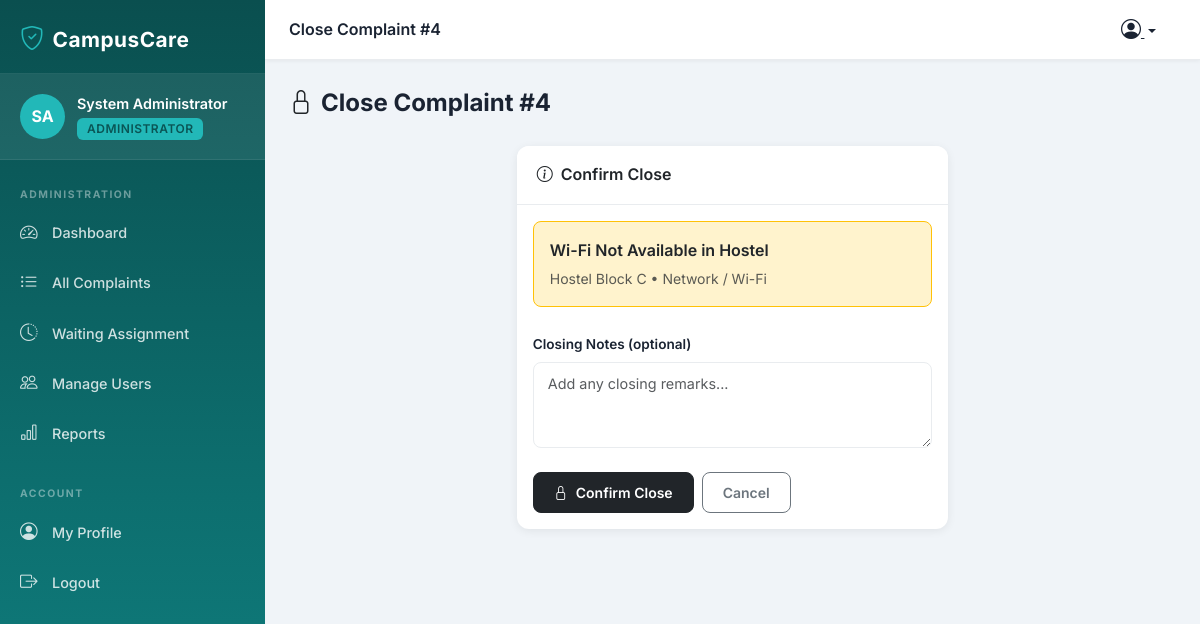
The page /complaints/4/close/ (signed in) on the database its author committed.
### accounts/models.py (models this page shows, shortened)
class User(AbstractUser):
    ROLE_STUDENT = 'student'
    ROLE_ADMIN = 'administrator'
    ROLE_TECHNICIAN = 'technician'
    ROLE_CHOICES = [
        (ROLE_STUDENT, 'Student'),
        (ROLE_ADMIN, 'Administrator'),
        (ROLE_TECHNICIAN, 'Technician'),
    ]
    role = models.CharField(
        max_length=20,
        choices=ROLE_CHOICES,
        default=ROLE_STUDENT
    )
    phone_number = models.CharField(max_length=20, blank=True)
    student_id = models.CharField(max_length=50, blank=True)
    department = models.CharField(max_length=100, blank=True)
    profile_picture = models.ImageField(
        upload_to='profile_pictures/', null=True, blank=True
    )
    created_at = models.DateTimeField(auto_now_add=True)
    updated_at = models.DateTimeField(auto_now=True)
    class Meta:
        db_table = 'accounts_user'
        verbose_name = 'User'
        verbose_name_plural = 'Users'
    @property
    def is_student(self):
        return self.role == self.ROLE_STUDENT
    @property
    def is_administrator(self):
        return self.role == self.ROLE_ADMIN
    @property
    def is_technician(self):
        return self.role == self.ROLE_TECHNICIAN
    def get_role_display_name(self):
        return dict(self.ROLE_CHOICES).get(self.role, 'Unknown')

### complaints/models.py (models this page shows, shortened)
class Complaint(models.Model):
    STATUS_SUBMITTED = 'submitted'
    STATUS_ASSIGNED = 'assigned'
    STATUS_IN_PROGRESS = 'in_progress'
    STATUS_RESOLVED = 'resolved'
    STATUS_CLOSED = 'closed'
    STATUS_CHOICES = [
        (STATUS_SUBMITTED, 'Submitted'),
        (STATUS_ASSIGNED, 'Assigned'),
        (STATUS_IN_PROGRESS, 'In Progress'),
        (STATUS_RESOLVED, 'Resolved'),
        (STATUS_CLOSED, 'Closed'),
    ]
    CATEGORY_ELECTRICAL = 'electrical'
    CATEGORY_FURNITURE = 'furniture'
    CATEGORY_PLUMBING = 'plumbing'
    CATEGORY_NETWORK = 'network'
    CATEGORY_EQUIPMENT = 'equipment'
    CATEGORY_OTHER = 'other'
    CATEGORY_CHOICES = [
        (CATEGORY_ELECTRICAL, 'Electrical'),
        (CATEGORY_FURNITURE, 'Furniture'),
        (CATEGORY_PLUMBING, 'Plumbing'),
        (CATEGORY_NETWORK, 'Network / Wi-Fi'),
        (CATEGORY_EQUIPMENT, 'Equipment'),
        (CATEGORY_OTHER, 'Other'),
    ]
    student = models.ForeignKey(
        settings.AUTH_USER_MODEL,
        on_delete=models.CASCADE,
        related_name='complaints',
        limit_choices_to={'role': 'student'}
    )
    title = models.CharField(max_length=200)
    category = models.CharField(max_length=20, choices=CATEGORY_CHOICES)
    location = models.CharField(max_length=200)
    description = models.TextField()
    status = models.CharField(
        max_length=20,
        choices=STATUS_CHOICES,
        default=STATUS_SUBMITTED
    )
    assigned_technician = models.ForeignKey(
        settings.AUTH_USER_MODEL,
        on_delete=models.SET_NULL,
        null=True,
        blank=True,
        related_name='assigned_complaints',
        limit_choices_to={'role': 'technician'}
    )
    created_at = models.DateTimeField(auto_now_add=True)
    updated_at = models.DateTimeField(auto_now=True)
    class Meta:
        db_table = 'complaints_complaint'
        ordering = ['-created_at']
        verbose_name = 'Complaint'
        verbose_name_plural = 'Complaints'

### complaints/views.py (the view, shortened to what this page needs)
# urls.py: path('<int:pk>/close/', views.close_complaint, name='close_complaint'),
@login_required
def close_complaint(request, pk):
    if not request.user.is_administrator:
        messages.error(request, 'Access denied.')
        return redirect('accounts:login')
    complaint = get_object_or_404(Complaint, pk=pk)
    return render(request, 'administrator/close_complaint.html', {
        'complaint': complaint,
        'page_title': f'Close Complaint #{complaint.pk}',
    })

### notifications/context_processors.py (called while the page is built)
def unread_notifications_count(request):
    if request.user.is_authenticated:
        from .models import Notification
        count = Notification.objects.filter(
            recipient=request.user,
            is_read=False
        ).count()
        return {'unread_notifications_count': count}
    return {'unread_notifications_count': 0}

### templates/administrator/close_complaint.html (shortened to what this page needs)
{% extends 'base.html' %}
{% block content %}
<div class="page-header">
  <div class="page-header-title"><i class="bi bi-lock me-2 text-dark"></i>Close Complaint #{{ complaint.pk }}</div>
</div>
<div class="row justify-content-center">
  <div class="col-lg-6">
    <div class="card">
      <div class="card-header"><i class="bi bi-info-circle me-2"></i>Confirm Close</div>
      <div class="card-body">
        <div class="p-3 rounded-3 mb-4" style="background:#fff3cd;border:1px solid #ffc107;">
          <div class="fw-semibold">{{ complaint.title }}</div>
          <div class="text-muted small mt-1">{{ complaint.location }} &bull; {{ complaint.get_category_display }}</div>
        </div>
        <form method="post">
          <div class="mb-4">
            <label class="form-label">Closing Notes (optional)</label>
            <textarea name="notes" class="form-control" rows="3" placeholder="Add any closing remarks..."></textarea>
          </div>
          <div class="d-flex gap-2">
            <button type="submit" class="btn btn-dark">
              <i class="bi bi-lock me-2"></i>Confirm Close
            </button>
            <a href="{% url 'complaints:complaint_detail' complaint.pk %}" class="btn btn-outline-secondary">Cancel</a>
          </div>
        </form>
      </div>
    </div>
  </div>
</div>
{% endblock %}

### templates/base.html (shortened to what this page needs)
<!DOCTYPE html>
<html lang="en">
<head>
    <link href="https://cdn.jsdelivr.net/npm/bootstrap@5.3.2/dist/css/bootstrap.min.css" rel="stylesheet">
    <link href="https://cdn.jsdelivr.net/npm/bootstrap-icons@1.11.3/font/bootstrap-icons.css" rel="stylesheet">
    <link href="{% load static %}{% static 'css/campuscare.css' %}" rel="stylesheet">
</head>
<body>
{% if user.is_authenticated %}
<div class="sidebar" id="sidebar">
    <div class="sidebar-header">
        <div class="sidebar-brand">
            <i class="bi bi-shield-check me-2"></i>
            <span>CampusCare</span>
        </div>
    </div>
    <div class="sidebar-user">
        <div class="user-avatar">
            {% if user.profile_picture %}
                <img src="{{ user.profile_picture.url }}" alt="Profile" class="rounded-circle" width="45" height="45">
            {% else %}
                <div class="avatar-placeholder">
                    {{ user.first_name|first|upper }}{{ user.last_name|first|upper }}
                </div>
            {% endif %}
        </div>
        <div class="user-info">
            <div class="user-name">{{ user.get_full_name|default:user.username }}</div>
            <div class="user-role badge">{{ user.get_role_display_name }}</div>
        </div>
    </div>
    <nav class="sidebar-nav">
        {% if user.is_administrator %}
        <div class="nav-section-label">Administration</div>
        <a href="{% url 'accounts:admin_dashboard' %}" class="nav-item {% block nav_admin_dashboard %}{% endblock %}">
            <i class="bi bi-speedometer2"></i> Dashboard
        </a>
        <a href="{% url 'complaints:all_complaints' %}" class="nav-item {% block nav_all_complaints %}{% endblock %}">
            <i class="bi bi-list-ul"></i> All Complaints
        </a>
        <a href="{% url 'complaints:waiting_for_assignment' %}" class="nav-item {% block nav_waiting %}{% endblock %}">
            <i class="bi bi-clock-history"></i> Waiting Assignment
        </a>
        <a href="{% url 'accounts:user_list' %}" class="nav-item {% block nav_users %}{% endblock %}">
            <i class="bi bi-people"></i> Manage Users
        </a>
        <a href="{% url 'reports:dashboard' %}" class="nav-item {% block nav_reports %}{% endblock %}">
            <i class="bi bi-bar-chart"></i> Reports
        </a>
        {% endif %}
        <div class="nav-section-label mt-3">Account</div>
        <a href="{% url 'accounts:profile' %}" class="nav-item {% block nav_profile %}{% endblock %}">
            <i class="bi bi-person-circle"></i> My Profile
        </a>
        <a href="{% url 'accounts:logout' %}" class="nav-item nav-logout" onclick="return confirm('Are you sure you want to logout?')">
            <i class="bi bi-box-arrow-right"></i> Logout
        </a>
    </nav>
</div>
<div class="main-content">
    <div class="topbar">
        <div class="topbar-title">
            {% block page_header %}{{ page_title|default:"CampusCare" }}{% endblock %}
        </div>
        <div class="topbar-actions">
            <div class="dropdown">
                <button class="btn btn-link topbar-icon dropdown-toggle" data-bs-toggle="dropdown">
                    <i class="bi bi-person-circle fs-5"></i>
                </button>
            </div>
        </div>
    </div>
    <div class="page-content">
        {% block content %}{% endblock %}
    </div>
</div>
{% endif %}
<script src="{% load static %}{% static 'js/campuscare.js' %}"></script>
</body>
</html>

### static/css/campuscare.css (style rules this page uses)
:root { --primary: #0d6e6e; --primary-dark: #0a5555; --primary-light: #1a9090; --primary-50: rgba(13, 110, 110, 0.08); --secondary: #2d9596; --accent: #22b8b8; --success: #198754; --warning: #ffc107; --danger: #dc3545; --info: #0dcaf0; --white: #ffffff; --light: #f8f9fa; --light-gray: #e9ecef; --text-dark: #1a2332; --text-muted: #6c757d; --sidebar-width: 265px; --topbar-height: 60px; --card-radius: 12px; --transition: all 0.25s ease; }
* { box-sizing: border-box; margin: 0; padding: 0; }
body { font-family: 'Inter', -apple-system, BlinkMacSystemFont, sans-serif; background-color: #f0f4f8; color: var(--text-dark); line-height: 1.6; }
.sidebar { position: fixed; top: 0; left: 0; height: 100vh; width: var(--sidebar-width); background: linear-gradient(180deg, #0a4f4f 0%, #0d6e6e 60%, #0f8080 100%); color: white; display: flex; flex-direction: column; z-index: 1040; transition: var(--transition); overflow-y: auto; scrollbar-width: thin; scrollbar-color: rgba(255,255,255,0.2) transparent; }
.sidebar-header { display: flex; align-items: center; justify-content: space-between; padding: 20px 20px 15px; border-bottom: 1px solid rgba(255,255,255,0.1); }
.sidebar-brand { font-size: 1.3rem; font-weight: 700; letter-spacing: 0.5px; color: white; display: flex; align-items: center; }
.sidebar-brand i { font-size: 1.5rem; color: var(--accent); }
.sidebar-user { display: flex; align-items: center; gap: 12px; padding: 18px 20px; background: rgba(255,255,255,0.08); border-bottom: 1px solid rgba(255,255,255,0.08); }
.avatar-placeholder { width: 45px; height: 45px; border-radius: 50%; background: var(--accent); display: flex; align-items: center; justify-content: center; font-weight: 700; font-size: 1rem; flex-shrink: 0; }
.user-name { font-weight: 600; font-size: 0.9rem; white-space: nowrap; overflow: hidden; text-overflow: ellipsis; max-width: 160px; }
.user-role { font-size: 0.7rem; background: var(--accent) !important; color: var(--primary-dark) !important; font-weight: 600; padding: 2px 8px; border-radius: 20px; text-transform: uppercase; letter-spacing: 0.5px; }
.sidebar-nav { flex: 1; padding: 15px 0; }
.nav-section-label { font-size: 0.65rem; font-weight: 700; letter-spacing: 1.5px; text-transform: uppercase; color: rgba(255,255,255,0.4); padding: 12px 20px 4px; }
.nav-item { display: flex; align-items: center; gap: 12px; padding: 11px 20px; color: rgba(255,255,255,0.8); text-decoration: none; font-size: 0.9rem; font-weight: 500; border-radius: 0; transition: var(--transition); position: relative; }
.nav-item i { font-size: 1.1rem; width: 20px; }
.main-content { margin-left: var(--sidebar-width); min-height: 100vh; display: flex; flex-direction: column; transition: var(--transition); }
.topbar { position: sticky; top: 0; height: var(--topbar-height); background: white; border-bottom: 1px solid var(--light-gray); display: flex; align-items: center; padding: 0 24px; gap: 16px; z-index: 100; box-shadow: 0 1px 4px rgba(0,0,0,0.06); }
.topbar-title { flex: 1; font-weight: 600; font-size: 1rem; color: var(--text-dark); }
.topbar-toggle, .topbar-icon { color: var(--text-dark); border: none !important; }
.topbar-icon { position: relative; padding: 6px; }
.page-content { flex: 1; padding: 24px; }
.card { border: none; border-radius: var(--card-radius); box-shadow: 0 2px 10px rgba(0,0,0,0.07); transition: var(--transition); }
.card-header { background: white; border-bottom: 1px solid var(--light-gray); border-radius: var(--card-radius) var(--card-radius) 0 0 !important; padding: 16px 20px; font-weight: 600; }
.badge { font-weight: 600; padding: 5px 10px; border-radius: 6px; font-size: 0.75rem; }
.form-control, .form-select { border-radius: 8px; border: 1.5px solid var(--light-gray); padding: 10px 14px; font-size: 0.9rem; transition: var(--transition); }
.form-label { font-weight: 600; font-size: 0.85rem; color: var(--text-dark); margin-bottom: 6px; }
.btn { border-radius: 8px; font-weight: 600; font-size: 0.875rem; padding: 9px 20px; transition: var(--transition); }
.page-header { display: flex; align-items: center; justify-content: space-between; margin-bottom: 24px; flex-wrap: wrap; gap: 12px; }
.page-header-title { font-size: 1.5rem; font-weight: 700; color: var(--text-dark); }
.fw-semibold { font-weight: 600; }

### rows shown on the page
User: first_name|first "S", last_name|first "A", get_full_name "System Administrator", get_role_display_name "ADMINISTRATOR"
Complaint: pk "4", title "Wi-Fi Not Available in Hostel", location "Hostel Block C", category "Network / Wi-Fi"

### other values the page prints
{{ page_title|default:"CampusCare" }} "Close Complaint #4"
